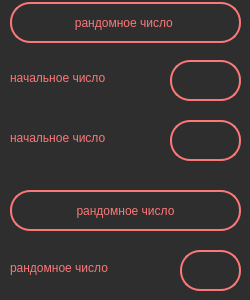
<?xml version="1.0" encoding="UTF-8"?>
<ui version="4.0">
 <class>randomizer</class>
 <widget class="QDialog" name="randomizer">
  <property name="geometry">
   <rect>
    <x>0</x>
    <y>0</y>
    <width>250</width>
    <height>300</height>
   </rect>
  </property>
  <property name="minimumSize">
   <size>
    <width>250</width>
    <height>300</height>
   </size>
  </property>
  <property name="maximumSize">
   <size>
    <width>250</width>
    <height>300</height>
   </size>
  </property>
  <property name="windowTitle">
   <string>Dialog</string>
  </property>
  <property name="styleSheet">
   <string notr="true">background-color:#2e2e2e;</string>
  </property>
  <widget class="QPushButton" name="pushButton">
   <property name="geometry">
    <rect>
     <x>10</x>
     <y>190</y>
     <width>231</width>
     <height>41</height>
    </rect>
   </property>
   <property name="styleSheet">
    <string notr="true">QPushButton{
color:#fc7777;
border:2px solid #fc7777;
border-radius:20px;
font: 75 14pt &quot;Courier New&quot;;
}
QPushButton:pressed{
color:#f23333;
}
QPushButton:hover{
background-color:#363636;

}
</string>
   </property>
   <property name="text">
    <string>рандомное число</string>
   </property>
  </widget>
  <widget class="QLineEdit" name="lineEdit">
   <property name="geometry">
    <rect>
     <x>170</x>
     <y>60</y>
     <width>71</width>
     <height>41</height>
    </rect>
   </property>
   <property name="styleSheet">
    <string notr="true">color:#fc7777;
border:2px solid #fc7777;
border-radius:20px;
	font: 14pt &quot;Courier New&quot;;</string>
   </property>
   <property name="maxLength">
    <number>4</number>
   </property>
   <property name="alignment">
    <set>Qt::AlignCenter</set>
   </property>
  </widget>
  <widget class="QLabel" name="label">
   <property name="geometry">
    <rect>
     <x>10</x>
     <y>70</y>
     <width>151</width>
     <height>16</height>
    </rect>
   </property>
   <property name="styleSheet">
    <string notr="true">
color:#fc7777;

	font: 12pt &quot;Courier New&quot;;</string>
   </property>
   <property name="text">
    <string>начальное число</string>
   </property>
  </widget>
  <widget class="QLineEdit" name="lineEdit_2">
   <property name="geometry">
    <rect>
     <x>170</x>
     <y>120</y>
     <width>71</width>
     <height>41</height>
    </rect>
   </property>
   <property name="styleSheet">
    <string notr="true">color:#fc7777;
border:2px solid #fc7777;
border-radius:20px;
	font: 14pt &quot;Courier New&quot;;</string>
   </property>
   <property name="maxLength">
    <number>4</number>
   </property>
   <property name="alignment">
    <set>Qt::AlignCenter</set>
   </property>
  </widget>
  <widget class="QLabel" name="label_2">
   <property name="geometry">
    <rect>
     <x>10</x>
     <y>130</y>
     <width>151</width>
     <height>16</height>
    </rect>
   </property>
   <property name="styleSheet">
    <string notr="true">
color:#fc7777;

	font: 12pt &quot;Courier New&quot;;</string>
   </property>
   <property name="text">
    <string>начальное число</string>
   </property>
  </widget>
  <widget class="QLabel" name="label_3">
   <property name="geometry">
    <rect>
     <x>10</x>
     <y>260</y>
     <width>151</width>
     <height>16</height>
    </rect>
   </property>
   <property name="styleSheet">
    <string notr="true">
color:#fc7777;

	font: 12pt &quot;Courier New&quot;;</string>
   </property>
   <property name="text">
    <string>рандомное число</string>
   </property>
  </widget>
  <widget class="QLabel" name="label_out">
   <property name="geometry">
    <rect>
     <x>180</x>
     <y>250</y>
     <width>61</width>
     <height>41</height>
    </rect>
   </property>
   <property name="styleSheet">
    <string notr="true">color:#fc7777;
border:2px solid #fc7777;
border-radius:20px;
	font: 14pt &quot;Courier New&quot;;</string>
   </property>
   <property name="text">
    <string/>
   </property>
   <property name="alignment">
    <set>Qt::AlignCenter</set>
   </property>
  </widget>
  <widget class="QLabel" name="label_5">
   <property name="geometry">
    <rect>
     <x>10</x>
     <y>2</y>
     <width>231</width>
     <height>41</height>
    </rect>
   </property>
   <property name="styleSheet">
    <string notr="true">color:#fc7777;
border:2px solid #fc7777;
border-radius:20px;
font: 75 14pt &quot;Courier New&quot;;</string>
   </property>
   <property name="text">
    <string>рандомное число </string>
   </property>
   <property name="alignment">
    <set>Qt::AlignCenter</set>
   </property>
  </widget>
 </widget>
 <resources/>
 <connections/>
</ui>
